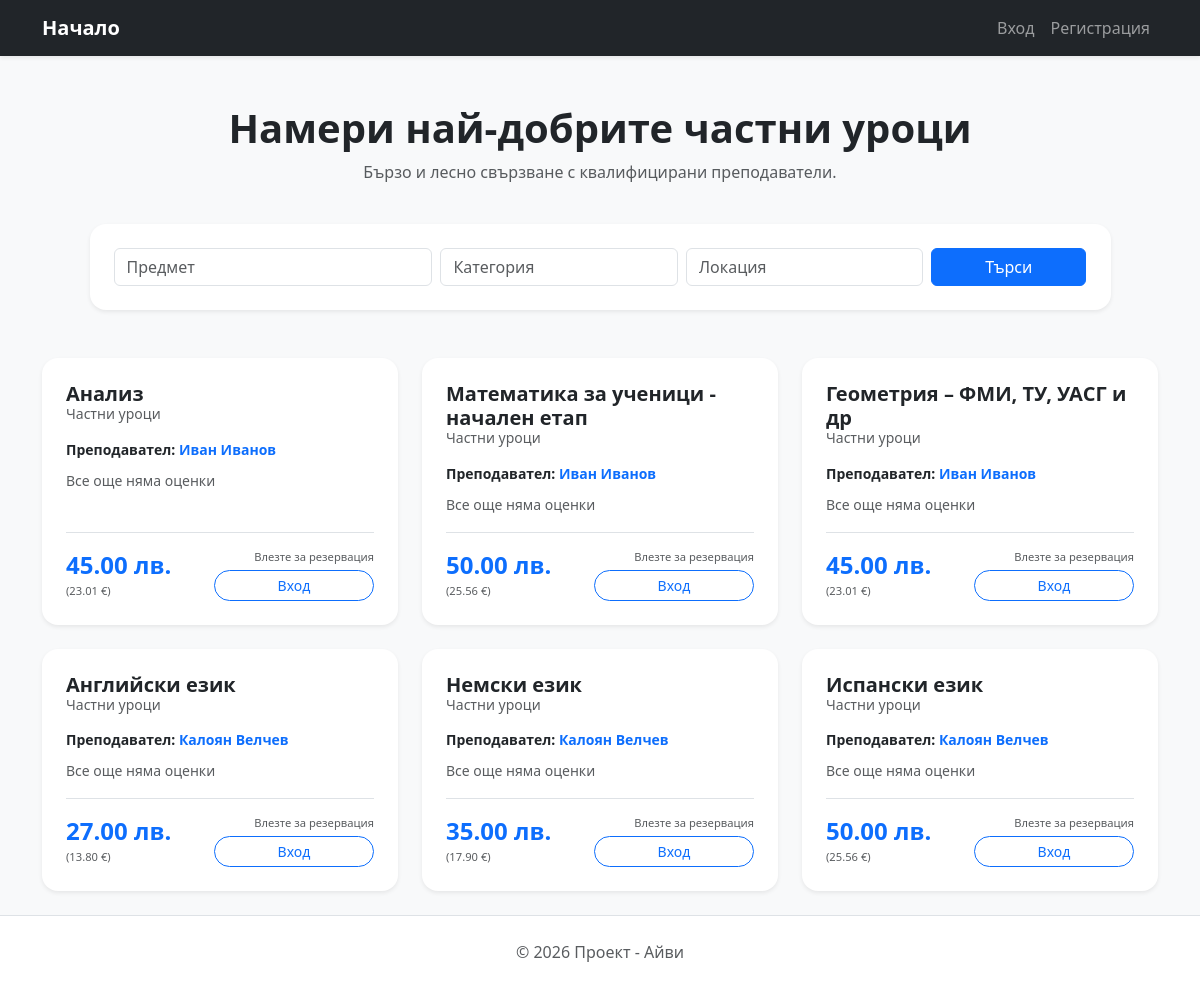
Screenshot of /search with the database file from the repository.
### app/models.py (models this page shows)
class Lesson(Base):
    __tablename__ = "lessons"
    id = Column(Integer, primary_key=True, index=True)
    subject = Column(String)
    category = Column(String)
    price = Column(Float)
    teacher_id = Column(Integer, ForeignKey("users.id"))
    teacher_name = Column(String)
    latitude = Column(Float)
    longitude = Column(Float)
    is_active = Column(Boolean, default=True)
    teacher = relationship("User", back_populates="lessons")

### app/main.py (the view)
@app.get("/search", response_class=HTMLResponse, response_model=None)
def search_web(
    request: Request,
    db: Session = Depends(get_db),
    name: Optional[str] = None,
    category: Optional[str] = None,
    city: Optional[str] = None,
    current_user_id: Optional[str] = Cookie(None)
) -> HTMLResponse:
    query = db.query(models.Lesson).join(
        models.User, models.Lesson.teacher_id == models.User.id
    ).filter(models.User.is_verified == True)
    if name:
        query = query.filter(models.Lesson.subject.ilike(f"%{name}%"))
    if category:
        query = query.filter(models.Lesson.category == category)
    if city:
        search_city = f"%{city.strip()}%"
        query = query.filter(models.User.address.ilike(search_city))
    lessons = query.all()
    user = None
    if current_user_id:
        user = db.query(models.User).filter(models.User.id == int(current_user_id)).first()
    return templates.TemplateResponse("index.html", {
        "request": request,
        "lessons": lessons,
        "eur_rate": 1.95583,
        "user_id": user.id if user else None,
        "user_role": user.role if user else "guest",
        "username": user.username if user else None
    })

### templates/index.html (shortened to what this page needs)
<!DOCTYPE html>
<html lang="bg">
<head>
    <link href="https://cdn.jsdelivr.net/npm/bootstrap@5.3.0/dist/css/bootstrap.min.css" rel="stylesheet">
</head>
<body class="bg-light">
    <nav class="navbar navbar-expand-lg navbar-dark bg-dark mb-4 shadow-sm">
        <div class="container">
            <a class="navbar-brand fw-bold" href="/">Начало</a>
            <div class="collapse navbar-collapse" id="navbarNav">
                <ul class="navbar-nav ms-auto">
                    {% if user_id %}
                    <li class="nav-item"><a class="nav-link" href="/profile">Моят Профил</a></li>
                    <li class="nav-item"><a class="nav-link btn btn-outline-danger btn-sm text-white ms-2"
                            href="/logout">Изход</a></li>
                    {% else %}
                    <li class="nav-item"><a class="nav-link" href="/login">Вход</a></li>
                    <li class="nav-item"><a class="nav-link" href="/register">Регистрация</a></li>
                    {% endif %}
                </ul>
            </div>
        </div>
    </nav>
    <div class="container mt-5">
        <div class="row mb-4 text-center">
            <h1 class="fw-bold">Намери най-добрите частни уроци</h1>
            <p class="text-muted">Бързо и лесно свързване с квалифицирани преподаватели.</p>
        </div>
        <div class="row justify-content-center mb-5">
            <div class="col-md-11">
                <div class="card p-4 shadow-sm border-0 rounded-4">
                    <form action="/search" method="get" class="row g-2">
                        <div class="col-md-4"><input type="text" name="name" class="form-control" placeholder="Предмет">
                        </div>
                        <div class="col-md-3"><input type="text" name="category" class="form-control"
                                placeholder="Категория"></div>
                        <div class="col-md-3"><input type="text" name="city" class="form-control" placeholder="Локация">
                        </div>
                        <div class="col-md-2"><button type="submit" class="btn btn-primary w-100">Търси</button></div>
                    </form>
                </div>
            </div>
        </div>
        <div class="row">
            {% if lessons %}
            {% for lesson in lessons %}
            <div class="col-md-4 mb-4">
                <div class="card h-100 shadow-sm service-card p-0 position-relative rounded-4 overflow-hidden">
                    <div class="card-body d-flex flex-column p-4">
                        <h5 class="card-title fw-bold mb-1">{{ lesson.subject }}</h5>
                        <h6 class="card-subtitle mb-3 text-muted small">{{ lesson.category }}</h6>
                        <p class="mb-2 small">
                            <strong>Преподавател:</strong>
                            <a href="/public-profile/{{ lesson.teacher_id }}"
                                class="text-decoration-none fw-bold text-primary">
                                {{ lesson.teacher_name }}
                            </a>
                        </p>
                        <div class="mb-3">
                            {% if lesson.teacher and lesson.teacher.reviews %}
                            {% set reviews = lesson.teacher.reviews %}
                            {% set total_rating = reviews | map(attribute='rating') | sum %}
                            {% set avg_rating = (total_rating / reviews | count) | round(1) %}
                            <span class="text-warning">
                                {% for i in range(avg_rating | round | int) %}⭐{% endfor %}
                            </span>
                            <span class="fw-bold text-dark small">{{ avg_rating }}</span>
                            <span class="text-muted small">({{ reviews | count }})</span>
                            {% else %}
                            <span class="text-muted small italic">Все още няма оценки</span>
                            {% endif %}
                        </div>
                        <div class="mt-auto pt-3 border-top">
                            <div class="d-flex justify-content-between align-items-end">
                                <div>
                                    <div class="price-text">{{ "%.2f"|format(lesson.price) }} лв.</div>
                                    <small class="text-muted" style="font-size: 0.7rem;">({{ "%.2f"|format(lesson.price
                                        / eur_rate) }} €)</small>
                                </div>
                                <div style="min-width: 160px;">
                                    {% if user_id %}
                                    {% if user_id == lesson.teacher_id %}
                                    <span class="badge bg-info text-dark w-100 p-2 rounded-pill shadow-sm">Ваш
                                        урок</span>
                                    {% elif user_role == 'client' %}
                                    <form action="/book-lesson/{{ lesson.id }}" method="post" class="text-end">
                                        <label class="small text-muted mb-1" style="font-size: 0.65rem;">Изберете
                                            час:</label>
                                        <input type="datetime-local" id="datePicker-{{ lesson.id }}"
                                            name="appointment_time" class="form-control form-control-sm mb-2 rounded-3"
                                            required>
                                        <button type="submit"
                                            class="btn btn-primary btn-sm w-100 shadow-sm rounded-pill">Запази
                                            час</button>
                                        <script>
                                            (function () {
                                                const now = new Date();
                                                now.setMinutes(now.getMinutes() - now.getTimezoneOffset());
                                                document.getElementById('datePicker-{{ lesson.id }}').min = now.toISOString().slice(0, 16);
                                            })();
                                        </script>
                                    </form>
                                    {% else %}
                                    <div class="alert alert-light border-0 small p-1 mb-0 text-center rounded-3"
                                        style="font-size: 0.7rem;">
                                        ℹ️ Само ученици могат да записват часове.
                                    </div>
                                    {% endif %}
                                    {% else %}
                                    <div class="text-end">
                                        <p class="text-muted mb-1" style="font-size: 0.7rem;">Влезте за резервация</p>
                                        <a href="/login"
                                            class="btn btn-outline-primary btn-sm w-100 rounded-pill">Вход</a>
                                    </div>
                                    {% endif %}
                                </div>
                            </div>
                        </div>
                    </div>
                </div>
            </div>
            {% endfor %}
            {% else %}
            <div class="col-12 text-center py-5">
                <h3 class="text-muted">Няма намерени уроци за тези критерии.</h3>
            </div>
            {% endif %}
        </div>
    </div>
    <footer class="text-center py-4 text-muted border-top bg-white">
        © 2026 Проект - Айви
    </footer>
</body>
</html>

### templates/index.html (style rules this page uses)
.service-card { transition: transform 0.2s; border: none; }
.price-text { color: #0d6efd; font-weight: bold; font-size: 1.5rem; line-height: 1; }

### rows the page displays
Lesson: subject "Анализ", category "Частни уроци", teacher_name "Иван Иванов", price "45.00", price "23.01"
Lesson: subject "Математика за ученици - начален етап", category "Частни уроци", teacher_name "Иван Иванов", price "50.00", price "25.56"
Lesson: subject "Геометрия – ФМИ, ТУ, УАСГ и др", category "Частни уроци", teacher_name "Иван Иванов", price "45.00", price "23.01"
Lesson: subject "Английски език", category "Частни уроци", teacher_name "Калоян Велчев", price "27.00", price "13.80"
Lesson: subject "Немски език", category "Частни уроци", teacher_name "Калоян Велчев", price "35.00", price "17.90"
Lesson: subject "Испански език", category "Частни уроци", teacher_name "Калоян Велчев", price "50.00", price "25.56"
